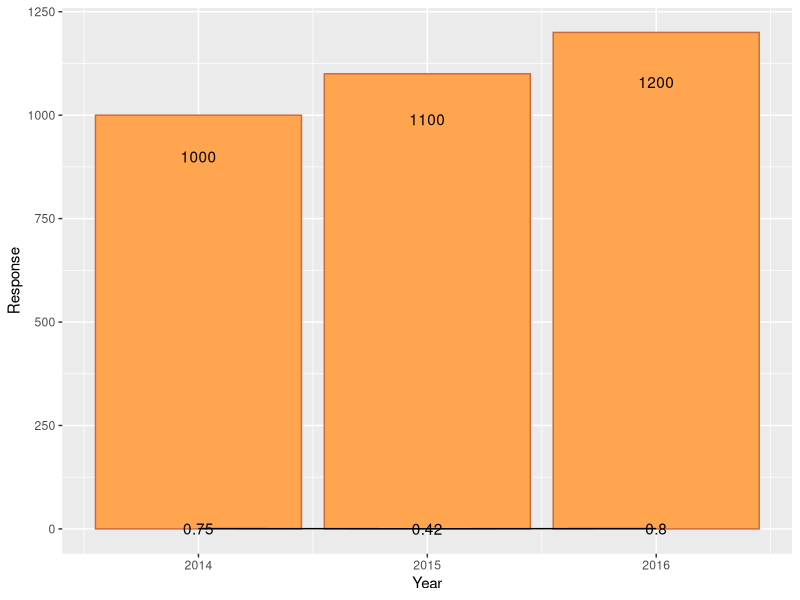

Write the R code that produced this figure.
#Data generation
Year <- c(2014, 2015, 2016)
Response <- c(1000, 1100, 1200)
Rate <- c(0.75, 0.42, 0.80)

df <- data.frame(Year, Response, Rate)

#Chart
library(ggplot2)

ggplot(df)  + 
  geom_bar(aes(x=Year, y=Response),stat="identity", fill="tan1", colour="sienna3")+
  geom_line(aes(x=Year, y=Rate),stat="identity")+
  geom_text(aes(label=Rate, x=Year, y=Rate), colour="black")+
  geom_text(aes(label=Response, x=Year, y=0.9*Response), colour="black")